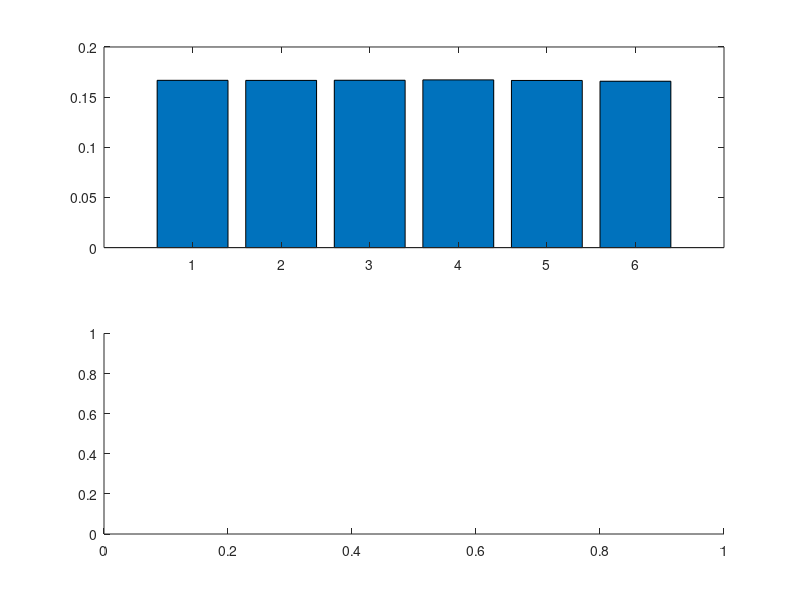

Write the MATLAB code that produced this figure. (Note: this script raises an error after producing the figure.)
N = 1e6;
x = randi(6,[1 N]);
for k = 1:6
    empirical_pdf(k) = sum(x == k,2)/N;
end

subplot(211)
bar(empirical_pdf)
subplot(212)
histogram(x)

mean(x)

%%
empirical_pdf = sum(x == (1:6)',2)/N
